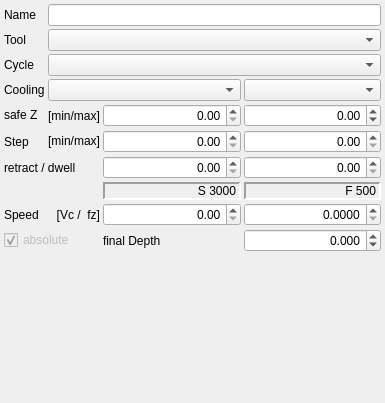
<?xml version="1.0" encoding="UTF-8"?>
<ui version="4.0">
 <class>OpDrill</class>
 <widget class="QWidget" name="OpDrill">
  <property name="geometry">
   <rect>
    <x>0</x>
    <y>0</y>
    <width>385</width>
    <height>403</height>
   </rect>
  </property>
  <property name="sizePolicy">
   <sizepolicy hsizetype="Preferred" vsizetype="Preferred">
    <horstretch>0</horstretch>
    <verstretch>0</verstretch>
   </sizepolicy>
  </property>
  <layout class="QGridLayout" name="gridLayout_2" columnstretch="0,0,0,0">
   <property name="leftMargin">
    <number>4</number>
   </property>
   <property name="topMargin">
    <number>4</number>
   </property>
   <property name="rightMargin">
    <number>4</number>
   </property>
   <property name="bottomMargin">
    <number>0</number>
   </property>
   <property name="spacing">
    <number>3</number>
   </property>
   <item row="5" column="0">
    <widget class="QLabel" name="lStep0">
     <property name="text">
      <string>Step</string>
     </property>
    </widget>
   </item>
   <item row="5" column="3">
    <widget class="QDoubleSpinBox" name="spQmax">
     <property name="alignment">
      <set>Qt::AlignRight|Qt::AlignTrailing|Qt::AlignVCenter</set>
     </property>
     <property name="maximum">
      <double>500.000000000000000</double>
     </property>
    </widget>
   </item>
   <item row="7" column="2">
    <widget class="QLabel" name="lSpeed">
     <property name="sizePolicy">
      <sizepolicy hsizetype="Preferred" vsizetype="Fixed">
       <horstretch>0</horstretch>
       <verstretch>0</verstretch>
      </sizepolicy>
     </property>
     <property name="frameShape">
      <enum>QFrame::Panel</enum>
     </property>
     <property name="frameShadow">
      <enum>QFrame::Sunken</enum>
     </property>
     <property name="lineWidth">
      <number>2</number>
     </property>
     <property name="text">
      <string>S 3000</string>
     </property>
     <property name="alignment">
      <set>Qt::AlignRight|Qt::AlignTrailing|Qt::AlignVCenter</set>
     </property>
    </widget>
   </item>
   <item row="5" column="1">
    <widget class="QLabel" name="lStep1">
     <property name="sizePolicy">
      <sizepolicy hsizetype="Fixed" vsizetype="Fixed">
       <horstretch>0</horstretch>
       <verstretch>0</verstretch>
      </sizepolicy>
     </property>
     <property name="text">
      <string>[min/max]</string>
     </property>
     <property name="alignment">
      <set>Qt::AlignRight|Qt::AlignTrailing|Qt::AlignVCenter</set>
     </property>
    </widget>
   </item>
   <item row="9" column="3">
    <widget class="QDoubleSpinBox" name="spDepth">
     <property name="alignment">
      <set>Qt::AlignRight|Qt::AlignTrailing|Qt::AlignVCenter</set>
     </property>
     <property name="decimals">
      <number>3</number>
     </property>
     <property name="minimum">
      <double>-500.000000000000000</double>
     </property>
     <property name="maximum">
      <double>500.000000000000000</double>
     </property>
    </widget>
   </item>
   <item row="8" column="3">
    <widget class="QDoubleSpinBox" name="spFz">
     <property name="alignment">
      <set>Qt::AlignRight|Qt::AlignTrailing|Qt::AlignVCenter</set>
     </property>
     <property name="decimals">
      <number>4</number>
     </property>
     <property name="maximum">
      <double>99.998999999999995</double>
     </property>
     <property name="singleStep">
      <double>0.001000000000000</double>
     </property>
    </widget>
   </item>
   <item row="2" column="0">
    <widget class="QLabel" name="lCycle">
     <property name="text">
      <string>Cycle</string>
     </property>
    </widget>
   </item>
   <item row="5" column="2">
    <widget class="QDoubleSpinBox" name="spQmin">
     <property name="alignment">
      <set>Qt::AlignRight|Qt::AlignTrailing|Qt::AlignVCenter</set>
     </property>
     <property name="maximum">
      <double>500.000000000000000</double>
     </property>
    </widget>
   </item>
   <item row="4" column="3">
    <widget class="QDoubleSpinBox" name="spR2">
     <property name="alignment">
      <set>Qt::AlignRight|Qt::AlignTrailing|Qt::AlignVCenter</set>
     </property>
     <property name="minimum">
      <double>-300.000000000000000</double>
     </property>
     <property name="maximum">
      <double>300.000000000000000</double>
     </property>
    </widget>
   </item>
   <item row="9" column="2">
    <widget class="QLabel" name="label_7">
     <property name="text">
      <string>final Depth</string>
     </property>
    </widget>
   </item>
   <item row="1" column="0">
    <widget class="QLabel" name="label_8">
     <property name="text">
      <string>Tool</string>
     </property>
    </widget>
   </item>
   <item row="10" column="3">
    <spacer name="verticalSpacer">
     <property name="orientation">
      <enum>Qt::Vertical</enum>
     </property>
     <property name="sizeHint" stdset="0">
      <size>
       <width>20</width>
       <height>1</height>
      </size>
     </property>
    </spacer>
   </item>
   <item row="9" column="0" colspan="2">
    <widget class="QCheckBox" name="cAbsolute">
     <property name="enabled">
      <bool>false</bool>
     </property>
     <property name="text">
      <string>absolute</string>
     </property>
     <property name="checked">
      <bool>true</bool>
     </property>
    </widget>
   </item>
   <item row="8" column="1">
    <widget class="QLabel" name="label_6">
     <property name="text">
      <string>[Vc /  fz]</string>
     </property>
     <property name="alignment">
      <set>Qt::AlignRight|Qt::AlignTrailing|Qt::AlignVCenter</set>
     </property>
    </widget>
   </item>
   <item row="8" column="0">
    <widget class="QLabel" name="label_5">
     <property name="sizePolicy">
      <sizepolicy hsizetype="Fixed" vsizetype="Preferred">
       <horstretch>0</horstretch>
       <verstretch>0</verstretch>
      </sizepolicy>
     </property>
     <property name="text">
      <string>Speed</string>
     </property>
    </widget>
   </item>
   <item row="2" column="1" colspan="3">
    <widget class="QComboBox" name="cbCycle"/>
   </item>
   <item row="7" column="3">
    <widget class="QLabel" name="lFeed">
     <property name="enabled">
      <bool>true</bool>
     </property>
     <property name="frameShape">
      <enum>QFrame::Panel</enum>
     </property>
     <property name="frameShadow">
      <enum>QFrame::Sunken</enum>
     </property>
     <property name="lineWidth">
      <number>2</number>
     </property>
     <property name="text">
      <string>F 500</string>
     </property>
     <property name="alignment">
      <set>Qt::AlignRight|Qt::AlignTrailing|Qt::AlignVCenter</set>
     </property>
    </widget>
   </item>
   <item row="0" column="1" colspan="3">
    <widget class="QLineEdit" name="opName"/>
   </item>
   <item row="0" column="0">
    <widget class="QLabel" name="label_2">
     <property name="sizePolicy">
      <sizepolicy hsizetype="Fixed" vsizetype="Preferred">
       <horstretch>0</horstretch>
       <verstretch>0</verstretch>
      </sizepolicy>
     </property>
     <property name="text">
      <string>Name</string>
     </property>
    </widget>
   </item>
   <item row="1" column="1" colspan="3">
    <widget class="QComboBox" name="cbTool"/>
   </item>
   <item row="8" column="2">
    <widget class="QDoubleSpinBox" name="spVc">
     <property name="alignment">
      <set>Qt::AlignRight|Qt::AlignTrailing|Qt::AlignVCenter</set>
     </property>
     <property name="maximum">
      <double>500.000000000000000</double>
     </property>
    </widget>
   </item>
   <item row="4" column="2">
    <widget class="QDoubleSpinBox" name="spR1">
     <property name="alignment">
      <set>Qt::AlignRight|Qt::AlignTrailing|Qt::AlignVCenter</set>
     </property>
     <property name="maximum">
      <double>400.000000000000000</double>
     </property>
    </widget>
   </item>
   <item row="3" column="0">
    <widget class="QLabel" name="label">
     <property name="text">
      <string>Cooling</string>
     </property>
    </widget>
   </item>
   <item row="6" column="2">
    <widget class="QDoubleSpinBox" name="spRetract">
     <property name="alignment">
      <set>Qt::AlignRight|Qt::AlignTrailing|Qt::AlignVCenter</set>
     </property>
    </widget>
   </item>
   <item row="6" column="3">
    <widget class="QDoubleSpinBox" name="spDwell">
     <property name="alignment">
      <set>Qt::AlignRight|Qt::AlignTrailing|Qt::AlignVCenter</set>
     </property>
    </widget>
   </item>
   <item row="6" column="0" colspan="2">
    <widget class="QLabel" name="lRetract">
     <property name="text">
      <string>retract / dwell</string>
     </property>
    </widget>
   </item>
   <item row="3" column="1" colspan="2">
    <widget class="QComboBox" name="cbCooling"/>
   </item>
   <item row="3" column="3">
    <widget class="QComboBox" name="cbFixture"/>
   </item>
   <item row="4" column="0">
    <widget class="QLabel" name="label_9">
     <property name="sizePolicy">
      <sizepolicy hsizetype="Preferred" vsizetype="Fixed">
       <horstretch>0</horstretch>
       <verstretch>0</verstretch>
      </sizepolicy>
     </property>
     <property name="text">
      <string>safe Z</string>
     </property>
    </widget>
   </item>
   <item row="4" column="1">
    <widget class="QLabel" name="label_3">
     <property name="text">
      <string>[min/max]</string>
     </property>
    </widget>
   </item>
  </layout>
 </widget>
 <resources/>
 <connections/>
</ui>
